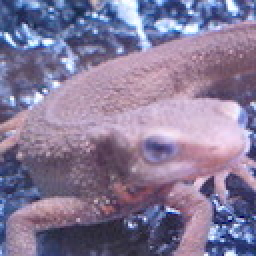
//> input picture assets/imori.jpg, 128 x 128 px (shown 2 times larger)
$ ./gamma_correction_test   (built with g++ and OpenCV 4)
//> lines starting //> are read from the running program, lines starting //| are printed output that depends on the picture
### cpp/advanced/image_correction/gamma_correction.hpp
#ifndef GAMMA_CORRECTION_HPP
#define GAMMA_CORRECTION_HPP

#include <opencv2/opencv.hpp>

namespace ip101 {
namespace advanced {

/**
 * @brief 标准伽马校正
 * @param src 输入图像
 * @param dst 输出图像
 * @param gamma 伽马值，小于1时增亮，大于1时变暗
 */
void standard_gamma_correction(const cv::Mat& src, cv::Mat& dst,
                              double gamma = 1.0);

/**
 * @brief 二维伽马校正
 * @param src 输入图像
 * @param dst 输出图像
 * @param gamma_dark 暗区伽马值
 * @param gamma_bright 亮区伽马值
 * @param threshold 暗亮区分界阈值 (0-255)
 * @param smooth_factor 平滑过渡系数 (0-1)
 */
void two_dimensional_gamma_correction(const cv::Mat& src, cv::Mat& dst,
                                     double gamma_dark = 0.75,
                                     double gamma_bright = 1.25,
                                     int threshold = 128,
                                     double smooth_factor = 0.5);

/**
 * @brief 自适应伽马校正
 * @param src 输入图像
 * @param dst 输出图像
 * @param blocks 块划分数量
 */
void adaptive_gamma_correction(const cv::Mat& src, cv::Mat& dst,
                              int blocks = 4);

} // namespace advanced
} // namespace ip101

#endif // GAMMA_CORRECTION_HPP

### cpp/advanced/image_correction/gamma_correction.cpp
#include <advanced/correction/gamma_correction.hpp>
#include <vector>
#include <cmath>
#include <omp.h>

namespace ip101 {
namespace advanced {

// 创建伽马校正查找表
void create_gamma_lut(double gamma, uchar* lut) {
    for (int i = 0; i < 256; i++) {
        double val = static_cast<double>(i) / 255.0;
        val = std::pow(val, gamma);
        lut[i] = cv::saturate_cast<uchar>(val * 255.0);
    }
}

void standard_gamma_correction(const cv::Mat& src, cv::Mat& dst, double gamma) {
    CV_Assert(!src.empty());
    CV_Assert(gamma > 0.0);

    // 创建输出图像
    dst.create(src.size(), src.type());

    // 创建查找表
    uchar lut[256];
    create_gamma_lut(gamma, lut);

    // 应用gamma校正
    if (src.channels() == 1) {
        // 灰度图像
        #pragma omp parallel for
        for (int y = 0; y < src.rows; y++) {
            for (int x = 0; x < src.cols; x++) {
                uchar val = src.at<uchar>(y, x);
                dst.at<uchar>(y, x) = lut[val];
            }
        }
    } else {
        // 彩色图像
        #pragma omp parallel for
        for (int y = 0; y < src.rows; y++) {
            for (int x = 0; x < src.cols; x++) {
                cv::Vec3b pixel = src.at<cv::Vec3b>(y, x);
                for (int c = 0; c < 3; c++) {
                    pixel[c] = lut[pixel[c]];
                }
                dst.at<cv::Vec3b>(y, x) = pixel;
            }
        }
    }
}

// [170 lines left out: functions two_dimensional_gamma_correction, adaptive_gamma_correction, not called in this run]

} // namespace advanced
} // namespace ip101

### examples/advanced/gamma_correction_test.cpp
#include <advanced/correction/gamma_correction.hpp>
#include <opencv2/opencv.hpp>
#include <chrono>
#include <iostream>
#include <string>

// Performance test helper function
template<typename Func>
double measure_time(Func&& func, int iterations = 10) {
    auto start = std::chrono::high_resolution_clock::now();
    for (int i = 0; i < iterations; ++i) {
        func();
    }
    auto end = std::chrono::high_resolution_clock::now();
    return std::chrono::duration_cast<std::chrono::milliseconds>(end - start).count() / static_cast<double>(iterations);
}

void test_performance(const cv::Mat& src) {
    cv::Mat dst;

    std::cout << "Gamma Correction Performance Test:" << std::endl;
    double custom_time = measure_time([&]() {
        ip101::advanced::standard_gamma_correction(src, dst, 2.2);
    });
    std::cout << "Standard Gamma Correction: " << custom_time << "ms" << std::endl;

    // 与OpenCV对比
    cv::Mat opencv_dst;
    double opencv_time = measure_time([&]() {
        cv::pow(src / 255.0, 1.0 / 2.2, opencv_dst);
        opencv_dst = opencv_dst * 255;
        opencv_dst.convertTo(opencv_dst, src.type());
    });
    std::cout << "OpenCV Pow: " << opencv_time << "ms" << std::endl;
    std::cout << "Performance Ratio: " << opencv_time / custom_time << std::endl << std::endl;
}

void visualize_results(const cv::Mat& src) {
    cv::Mat results[6];

    // 应用不同的伽马值
    ip101::advanced::standard_gamma_correction(src, results[0], 0.5);   // 亮化
    ip101::advanced::standard_gamma_correction(src, results[1], 1.0);   // 无变化
    ip101::advanced::standard_gamma_correction(src, results[2], 1.5);   // 轻微暗化
    ip101::advanced::standard_gamma_correction(src, results[3], 2.2);   // 标准伽马
    ip101::advanced::standard_gamma_correction(src, results[4], 3.0);   // 强暗化

    results[5] = src.clone();

    // Create result display window
    cv::Mat display;
    int gap = 10;
    int cols = 3;
    int rows = 2;
    display.create(src.rows * rows + gap * (rows - 1),
                  src.cols * cols + gap * (cols - 1),
                  src.type());
    display.setTo(0);

    // Organize display layout
    cv::Mat roi;
    int idx = 0;
    for (int i = 0; i < rows; i++) {
        for (int j = 0; j < cols && idx < 6; j++) {
            roi = display(cv::Rect(j * (src.cols + gap),
                                 i * (src.rows + gap),
                                 src.cols, src.rows));
            results[idx].copyTo(roi);
            idx++;
        }
    }

    cv::imshow("Gamma Correction Results", display);
    cv::waitKey(0);
}

void test_parameter_effects(const cv::Mat& src) {
    cv::Mat dst;

    std::cout << "\nParameter Effects Test:" << std::endl;

    // 测试不同伽马值
    std::vector<double> gamma_values = {0.3, 0.5, 0.8, 1.0, 1.2, 1.5, 2.0, 2.5, 3.0};
    for (double gamma : gamma_values) {
        auto start = std::chrono::high_resolution_clock::now();
        ip101::advanced::standard_gamma_correction(src, dst, gamma);
        auto end = std::chrono::high_resolution_clock::now();
        auto duration = std::chrono::duration_cast<std::chrono::milliseconds>(end - start);

        std::cout << "Gamma " << gamma << ": " << duration.count() << "ms" << std::endl;
        cv::imwrite("gamma_" + std::to_string(gamma) + ".jpg", dst);
    }
}

void test_display_correction(const cv::Mat& src) {
    cv::Mat dst;

    // 标准显示伽马校正
    ip101::advanced::standard_gamma_correction(src, dst, 2.2);

    // 保存结果
    cv::imwrite("gamma_display_corrected.jpg", dst);
    cv::imwrite("gamma_original.jpg", src);

    std::cout << "\nDisplay Correction Test:" << std::endl;
    std::cout << "Original image saved as: gamma_original.jpg" << std::endl;
    std::cout << "Display corrected image saved as: gamma_display_corrected.jpg" << std::endl;
}

void test_histogram_analysis(const cv::Mat& src) {
    cv::Mat dst;

    // 应用伽马校正
    ip101::advanced::standard_gamma_correction(src, dst, 2.2);

    // 分析直方图
    cv::Mat gray_src, gray_dst;
    cv::cvtColor(src, gray_src, cv::COLOR_BGR2GRAY);
    cv::cvtColor(dst, gray_dst, cv::COLOR_BGR2GRAY);

    cv::Scalar mean_src = cv::mean(gray_src);
    cv::Scalar mean_dst = cv::mean(gray_dst);
    cv::Scalar stddev_src, stddev_dst;
    cv::meanStdDev(gray_src, cv::noArray(), stddev_src);
    cv::meanStdDev(gray_dst, cv::noArray(), stddev_dst);

    std::cout << "\nHistogram Analysis:" << std::endl;
    std::cout << "Original - Mean: " << mean_src[0] << " StdDev: " << stddev_src[0] << std::endl;
    std::cout << "Corrected - Mean: " << mean_dst[0] << " StdDev: " << stddev_dst[0] << std::endl;

    // 创建直方图对比
    cv::Mat hist_src, hist_dst;
    int histSize = 256;
    float range[] = {0, 256};
    const float* histRange = {range};

    cv::calcHist(&gray_src, 1, 0, cv::Mat(), hist_src, 1, &histSize, &histRange);
    cv::calcHist(&gray_dst, 1, 0, cv::Mat(), hist_dst, 1, &histSize, &histRange);

    cv::normalize(hist_src, hist_src, 0, 255, cv::NORM_MINMAX);
    cv::normalize(hist_dst, hist_dst, 0, 255, cv::NORM_MINMAX);

    cv::Mat histImage(256, 512, CV_8UC3, cv::Scalar(0, 0, 0));
    for (int i = 0; i < 256; i++) {
        cv::line(histImage, cv::Point(i*2, 255), cv::Point(i*2, 255 - hist_src.at<float>(i)), cv::Scalar(255, 255, 255));
        cv::line(histImage, cv::Point(i*2+1, 255), cv::Point(i*2+1, 255 - hist_dst.at<float>(i)), cv::Scalar(0, 255, 0));
    }

    cv::imwrite("gamma_histogram_comparison.jpg", histImage);
    std::cout << "Histogram comparison saved as: gamma_histogram_comparison.jpg" << std::endl;
}

int main(int argc, char** argv) {
    using std::string;

    string image_path = (argc > 1) ? argv[1] : "assets/imori.jpg";
    cv::Mat src = cv::imread(image_path);
//> src is the input picture: 128 rows x 128 cols, CV_8UC3; mean B, G, R 152.8, 121.8, 134.1
    if (src.empty()) {
        std::cerr << "Error: Cannot load image " << image_path << std::endl;
        return -1;
    }

    // Run performance test
    std::cout << "Image size: " << src.cols << "x" << src.rows << std::endl << std::endl;
//| Image size: 128x128
    test_performance(src);

    // Test parameter effects
    test_parameter_effects(src);
//> after the loop in test_parameter_effects, `for (double gamma : gamma_values)`:
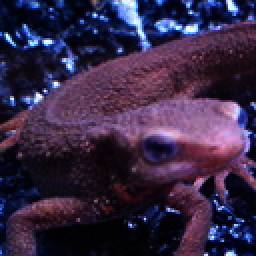
//> dst: 128 rows x 128 cols, CV_8UC3 (shown 2 times larger); mean B, G, R 69.8, 40.4, 55.3

    // Test display correction
    test_display_correction(src);
//> in test_display_correction, `ip101::advanced::standard_gamma_correction(src, dst, 2.2);`:
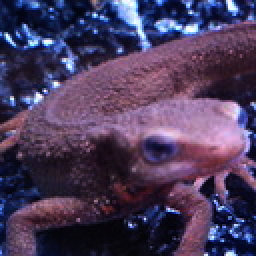
//> dst: 128 rows x 128 cols, CV_8UC3 (shown 2 times larger); mean B, G, R 92.4, 59.9, 75.4

    // Test histogram analysis
    test_histogram_analysis(src);
//> in test_histogram_analysis, `cv::cvtColor(src, gray_src, cv::COLOR_BGR2GRAY);`:
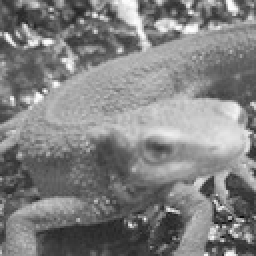
//> gray_src: 128 rows x 128 cols, CV_8UC1 (shown 2 times larger); min 11, max 254, mean 129
//> in test_histogram_analysis, `cv::cvtColor(dst, gray_dst, cv::COLOR_BGR2GRAY);`:
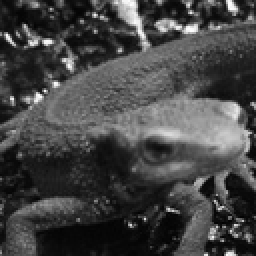
//> gray_dst: 128 rows x 128 cols, CV_8UC1 (shown 2 times larger); min 3, max 254, mean 68.2
//> in test_histogram_analysis, `cv::Scalar mean_src = cv::mean(gray_src);`: mean_src = Scalar(129)
//> in test_histogram_analysis, `cv::Scalar mean_dst = cv::mean(gray_dst);`: mean_dst = Scalar(68.23)
//> in test_histogram_analysis, `cv::meanStdDev(gray_src, cv::noArray(), stddev_src);`: stddev_src = Scalar(47.61)
//> in test_histogram_analysis, `cv::meanStdDev(gray_dst, cv::noArray(), stddev_dst);`: stddev_dst = Scalar(49.61)
//| Original - Mean: 129.037 StdDev: 47.6098
//| Corrected - Mean: 68.2255 StdDev: 49.6071
//> in test_histogram_analysis, `cv::calcHist(&gray_src, 1, 0, cv::Mat(), hist_src, 1, &histSize, &hist..`: hist_src = 256 values, max 160 at index 93, min 0 at index 0, mean 64
//> in test_histogram_analysis, `cv::calcHist(&gray_dst, 1, 0, cv::Mat(), hist_dst, 1, &histSize, &hist..`: hist_dst = 256 values, max 236 at index 25, min 0 at index 0, mean 64
//> in test_histogram_analysis, `cv::normalize(hist_src, hist_src, 0, 255, cv::NORM_MINMAX);`: hist_src = 256 values, max 255 at index 93, min 0 at index 0, mean 102
//> in test_histogram_analysis, `cv::normalize(hist_dst, hist_dst, 0, 255, cv::NORM_MINMAX);`: hist_dst = 256 values, max 255 at index 25, min 0 at index 0, mean 69.15
//> after the loop in test_histogram_analysis, `for (int i = 0; i < 256; i++)`:
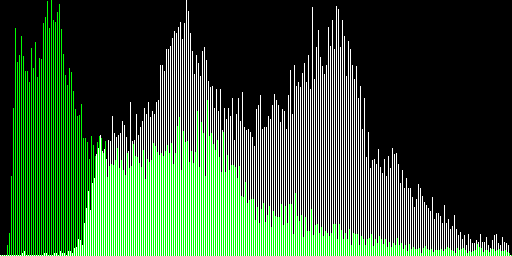
//> histImage: 256 rows x 512 cols, CV_8UC3; mean B, G, R 51.5, 86.7, 51.5

    // Visualize results
    visualize_results(src);
//> in visualize_results, `ip101::advanced::standard_gamma_correction(src, results[2], 1.5);`:
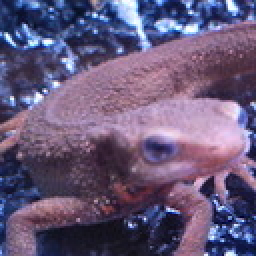
//> results[2]: 128 rows x 128 cols, CV_8UC3 (shown 2 times larger); mean B, G, R 122.2, 88.8, 103.4
//> the loop in visualize_results, `for (int i = 0; i < rows; i++)` made 2 passes
//> idx on passes 1 to 2: 3, 6
//> after the loop in visualize_results, `for (int i = 0; i < rows; i++)`: idx = 6
//> in visualize_results, `cv::imshow("Gamma Correction Results", display);`:
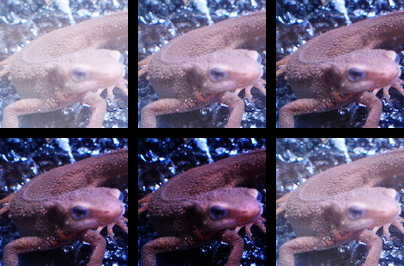
//> window 'Gamma Correction Results': 266 rows x 404 cols, CV_8UC3; mean B, G, R 119.7, 92.3, 104.1

    return 0;
}

$ run again, with assets/1.jpg copied over assets/imori.jpg
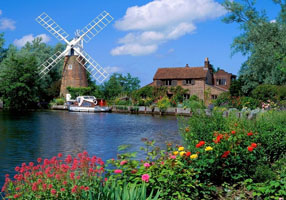
//> input picture assets/1.jpg, 286 x 200 px
//> src is the input picture: 200 rows x 286 cols, CV_8UC3; mean B, G, R 112.6, 108.2, 82.1
//| Image size: 286x200
//> mean_src = Scalar(100.9)
//> mean_dst = Scalar(47.04)
//> stddev_src = Scalar(50.16)
//> stddev_dst = Scalar(43.22)
//| Original - Mean: 100.873 StdDev: 50.1643
//| Corrected - Mean: 47.0419 StdDev: 43.2184
//> in test_histogram_analysis, `cv::calcHist(&gray_src, 1, 0, cv::Mat(), hist_src, 1, &histSize, &hist..`: hist_src = 256 values, max 556 at index 97, min 1 at index 244, mean 223.4
//> in test_histogram_analysis, `cv::calcHist(&gray_dst, 1, 0, cv::Mat(), hist_dst, 1, &histSize, &hist..`: hist_dst = 256 values, max 1888 at index 0, min 0 at index 222, mean 223.4
//> in test_histogram_analysis, `cv::normalize(hist_src, hist_src, 0, 255, cv::NORM_MINMAX);`: hist_src = 256 values, max 255 at index 97, min 0 at index 244, mean 102.2
//> in test_histogram_analysis, `cv::normalize(hist_dst, hist_dst, 0, 255, cv::NORM_MINMAX);`: hist_dst = 256 values, max 255 at index 0, min 0 at index 222, mean 30.18
//> in visualize_results, `ip101::advanced::standard_gamma_correction(src, results[2], 1.5);`:
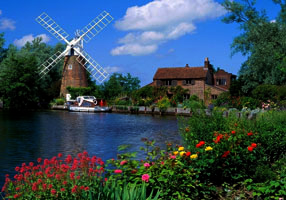
//> results[2]: 200 rows x 286 cols, CV_8UC3; mean B, G, R 89.9, 76.5, 53.2
//> the loop in visualize_results, `for (int i = 0; i < rows; i++)` made 2 passes
//> idx on passes 1 to 2: 3, 6
//> after the loop in visualize_results, `for (int i = 0; i < rows; i++)`: idx = 6
//> in visualize_results, `cv::imshow("Gamma Correction Results", display);`:
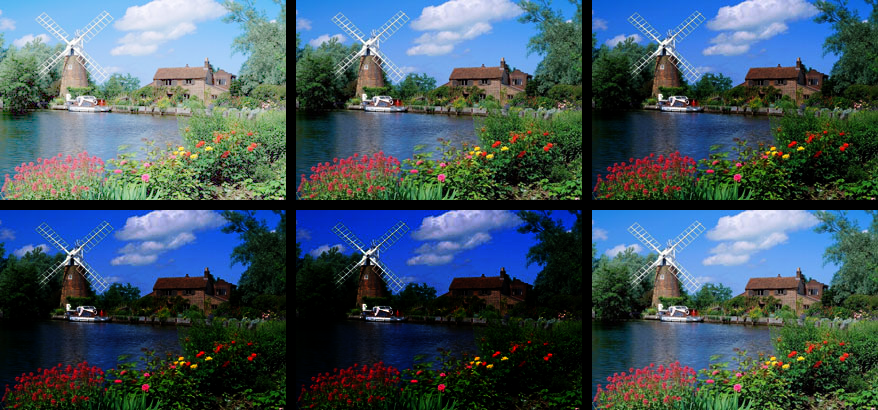
//> window 'Gamma Correction Results': 410 rows x 878 cols, CV_8UC3; mean B, G, R 95.9, 85, 64.4

$ run again, with assets/3.jpg copied over assets/imori.jpg
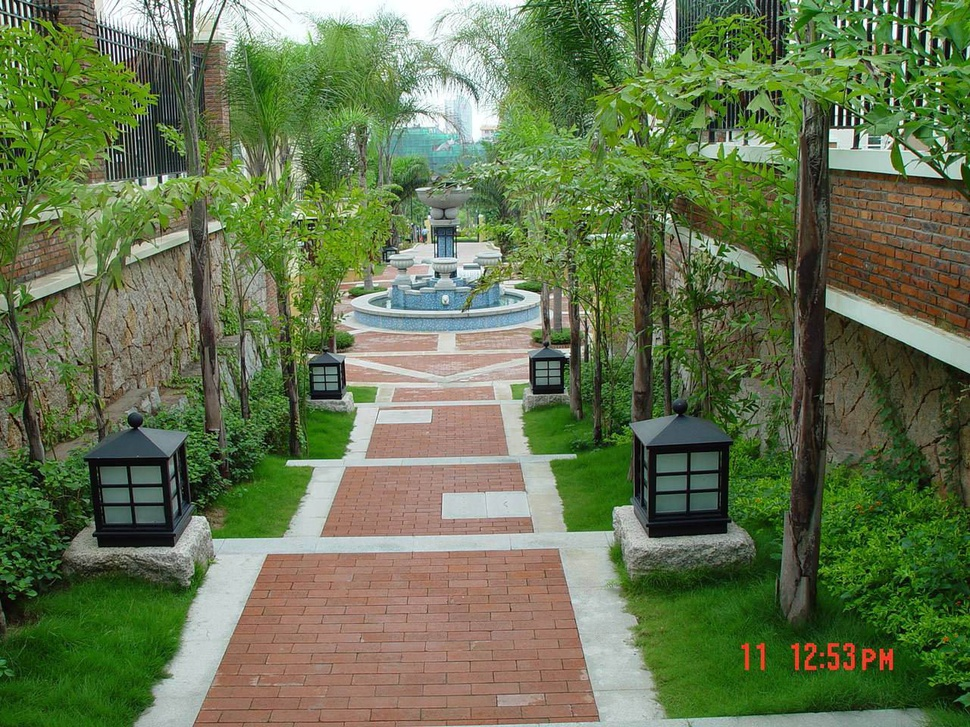
//> input picture assets/3.jpg, 970 x 727 px, shrunk from 1280 x 960 before the run
//> src is the input picture: 727 rows x 970 cols, CV_8UC3; mean B, G, R 79.4, 116.8, 101.5
//| Image size: 970x727
//> mean_src = Scalar(108)
//> mean_dst = Scalar(52.03)
//> stddev_src = Scalar(52.09)
//> stddev_dst = Scalar(49.57)
//| Original - Mean: 107.955 StdDev: 52.0934
//| Corrected - Mean: 52.0292 StdDev: 49.5675
//> in test_histogram_analysis, `cv::calcHist(&gray_src, 1, 0, cv::Mat(), hist_src, 1, &histSize, &hist..`: hist_src = 256 values, max 5642 at index 131, min 13 at index 0, mean 2754.6
//> in test_histogram_analysis, `cv::calcHist(&gray_dst, 1, 0, cv::Mat(), hist_dst, 1, &histSize, &hist..`: hist_dst = 256 values, max 13566 at index 1, min 39 at index 255, mean 2754.6
//> in test_histogram_analysis, `cv::normalize(hist_src, hist_src, 0, 255, cv::NORM_MINMAX);`: hist_src = 256 values, max 255 at index 131, min 0 at index 0, mean 124.2
//> in test_histogram_analysis, `cv::normalize(hist_dst, hist_dst, 0, 255, cv::NORM_MINMAX);`: hist_dst = 256 values, max 255 at index 1, min 0 at index 255, mean 51.19
//> in visualize_results, `ip101::advanced::standard_gamma_correction(src, results[2], 1.5);`:
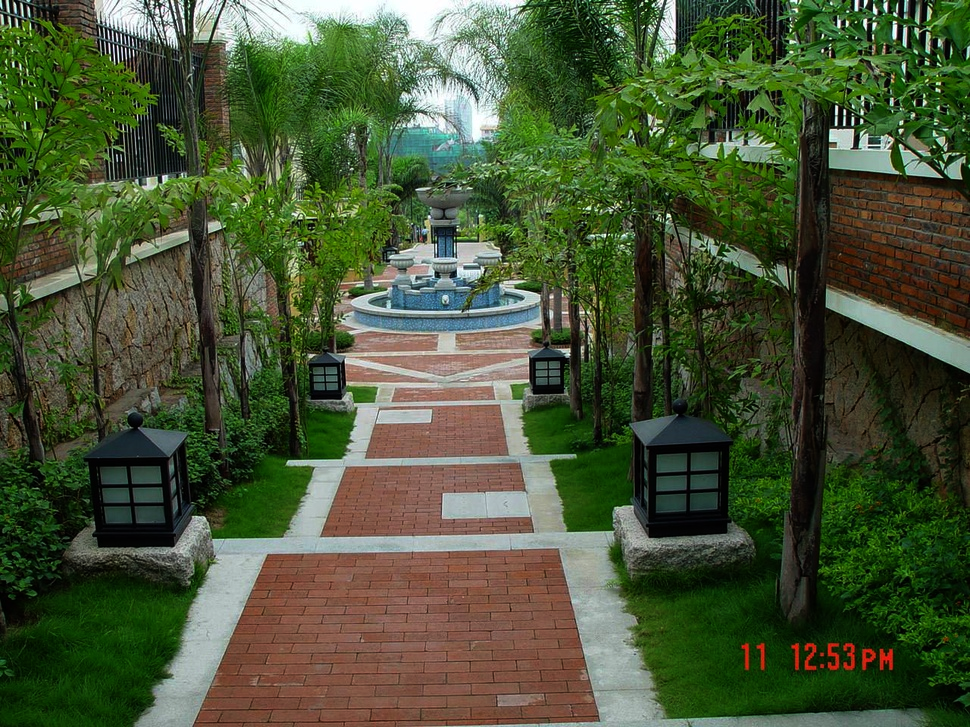
//> results[2]: 727 rows x 970 cols, CV_8UC3; mean B, G, R 54.2, 84.7, 71.9
//> the loop in visualize_results, `for (int i = 0; i < rows; i++)` made 2 passes
//> idx on passes 1 to 2: 3, 6
//> after the loop in visualize_results, `for (int i = 0; i < rows; i++)`: idx = 6
//> in visualize_results, `cv::imshow("Gamma Correction Results", display);`:
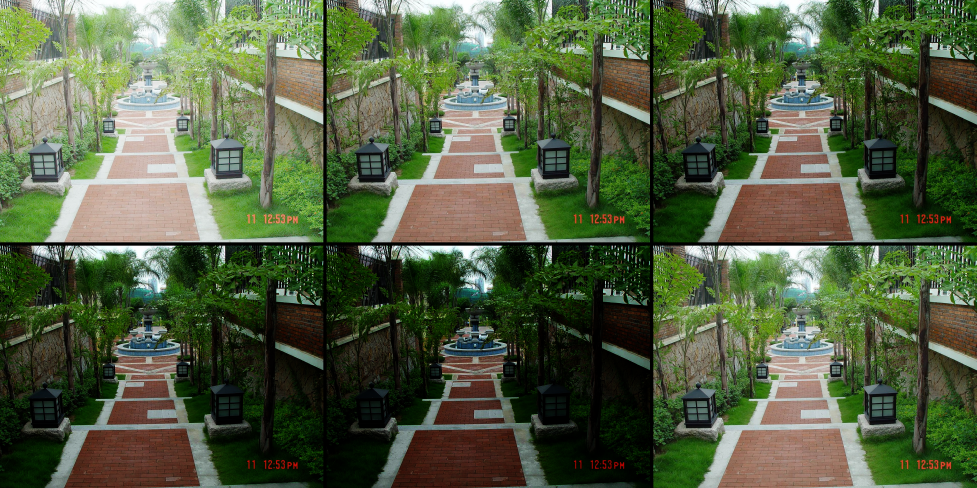
//> window 'Gamma Correction Results': 1464 rows x 2930 cols, CV_8UC3 (shown at 1/3 size); mean B, G, R 66.2, 95.8, 83.7

$ run again, with assets/2.png saved as assets/imori.jpg
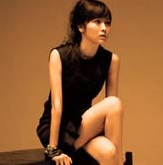
//> input picture assets/2.png, 163 x 165 px
//> src is the input picture: 165 rows x 163 cols, CV_8UC3; mean B, G, R 52.6, 95.2, 148
//| Image size: 163x165
//> mean_src = Scalar(106.2)
//> mean_dst = Scalar(54.43)
//> stddev_src = Scalar(54.22)
//> stddev_dst = Scalar(40.4)
//| Original - Mean: 106.191 StdDev: 54.219
//| Corrected - Mean: 54.4264 StdDev: 40.4029
//> in test_histogram_analysis, `cv::calcHist(&gray_src, 1, 0, cv::Mat(), hist_src, 1, &histSize, &hist..`: hist_src = 256 values, max 735 at index 146, min 0 at index 242, mean 105.1
//> in test_histogram_analysis, `cv::calcHist(&gray_dst, 1, 0, cv::Mat(), hist_dst, 1, &histSize, &hist..`: hist_dst = 256 values, max 3612 at index 0, min 0 at index 215, mean 105.1
//> in test_histogram_analysis, `cv::normalize(hist_src, hist_src, 0, 255, cv::NORM_MINMAX);`: hist_src = 256 values, max 255 at index 146, min 0 at index 242, mean 36.45
//> in test_histogram_analysis, `cv::normalize(hist_dst, hist_dst, 0, 255, cv::NORM_MINMAX);`: hist_dst = 256 values, max 255 at index 0, min 0 at index 215, mean 7.42
//> the loop in visualize_results, `for (int i = 0; i < rows; i++)` made 2 passes
//> idx on passes 1 to 2: 3, 6
//> after the loop in visualize_results, `for (int i = 0; i < rows; i++)`: idx = 6
//> in visualize_results, `cv::imshow("Gamma Correction Results", display);`:
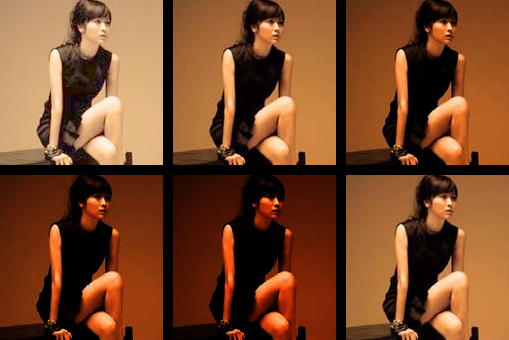
//> window 'Gamma Correction Results': 340 rows x 509 cols, CV_8UC3; mean B, G, R 39.8, 72, 121.6
